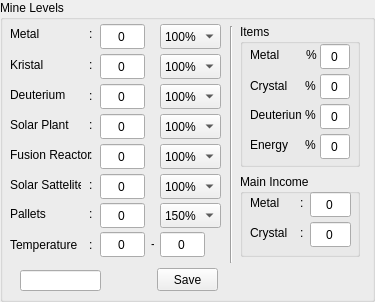
   <widget class="QGroupBox" name="groupBoxPlanet">
    <property name="geometry">
     <rect>
      <x>202</x>
      <y>173</y>
      <width>375</width>
      <height>302</height>
     </rect>
    </property>
    <property name="title">
     <string>Mine Levels</string>
    </property>
    <widget class="QLabel" name="label_7">
     <property name="geometry">
      <rect>
       <x>10</x>
       <y>26</y>
       <width>71</width>
       <height>16</height>
      </rect>
     </property>
     <property name="text">
      <string>Metal</string>
     </property>
    </widget>
    <widget class="QLineEdit" name="lineEditMetal">
     <property name="geometry">
      <rect>
       <x>100</x>
       <y>24</y>
       <width>45</width>
       <height>25</height>
      </rect>
     </property>
     <property name="text">
      <string>0</string>
     </property>
     <property name="alignment">
      <set>Qt::AlignCenter</set>
     </property>
    </widget>
    <widget class="QLabel" name="label_8">
     <property name="geometry">
      <rect>
       <x>89</x>
       <y>26</y>
       <width>8</width>
       <height>16</height>
      </rect>
     </property>
     <property name="text">
      <string>:</string>
     </property>
    </widget>
    <widget class="QLabel" name="label_14">
     <property name="geometry">
      <rect>
       <x>10</x>
       <y>57</y>
       <width>71</width>
       <height>16</height>
      </rect>
     </property>
     <property name="text">
      <string>Kristal</string>
     </property>
    </widget>
    <widget class="QLineEdit" name="lineEditCrystal">
     <property name="geometry">
      <rect>
       <x>100</x>
       <y>54</y>
       <width>45</width>
       <height>25</height>
      </rect>
     </property>
     <property name="text">
      <string>0</string>
     </property>
     <property name="alignment">
      <set>Qt::AlignCenter</set>
     </property>
    </widget>
    <widget class="QLabel" name="label_15">
     <property name="geometry">
      <rect>
       <x>89</x>
       <y>57</y>
       <width>8</width>
       <height>16</height>
      </rect>
     </property>
     <property name="text">
      <string>:</string>
     </property>
    </widget>
    <widget class="QLineEdit" name="lineEditDeuterium">
     <property name="geometry">
      <rect>
       <x>100</x>
       <y>84</y>
       <width>45</width>
       <height>25</height>
      </rect>
     </property>
     <property name="text">
      <string>0</string>
     </property>
     <property name="alignment">
      <set>Qt::AlignCenter</set>
     </property>
    </widget>
    <widget class="QLabel" name="label_16">
     <property name="geometry">
      <rect>
       <x>89</x>
       <y>88</y>
       <width>8</width>
       <height>16</height>
      </rect>
     </property>
     <property name="text">
      <string>:</string>
     </property>
    </widget>
    <widget class="QLabel" name="label_18">
     <property name="geometry">
      <rect>
       <x>10</x>
       <y>87</y>
       <width>71</width>
       <height>16</height>
      </rect>
     </property>
     <property name="text">
      <string>Deuterium</string>
     </property>
    </widget>
    <widget class="QLineEdit" name="lineEditSolarPlant">
     <property name="geometry">
      <rect>
       <x>100</x>
       <y>114</y>
       <width>45</width>
       <height>25</height>
      </rect>
     </property>
     <property name="text">
      <string>0</string>
     </property>
     <property name="alignment">
      <set>Qt::AlignCenter</set>
     </property>
    </widget>
    <widget class="QLabel" name="label_19">
     <property name="geometry">
      <rect>
       <x>10</x>
       <y>117</y>
       <width>71</width>
       <height>16</height>
      </rect>
     </property>
     <property name="text">
      <string>Solar Plant</string>
     </property>
    </widget>
    <widget class="QLabel" name="label_20">
     <property name="geometry">
      <rect>
       <x>89</x>
       <y>117</y>
       <width>8</width>
       <height>16</height>
      </rect>
     </property>
     <property name="text">
      <string>:</string>
     </property>
    </widget>
    <widget class="QLineEdit" name="lineEditFusionReactor">
     <property name="geometry">
      <rect>
       <x>100</x>
       <y>144</y>
       <width>45</width>
       <height>25</height>
      </rect>
     </property>
     <property name="text">
      <string>0</string>
     </property>
     <property name="alignment">
      <set>Qt::AlignCenter</set>
     </property>
    </widget>
    <widget class="QLabel" name="label_22">
     <property name="geometry">
      <rect>
       <x>10</x>
       <y>147</y>
       <width>81</width>
       <height>16</height>
      </rect>
     </property>
     <property name="text">
      <string>Fusion Reactor</string>
     </property>
    </widget>
    <widget class="QLabel" name="label_24">
     <property name="geometry">
      <rect>
       <x>89</x>
       <y>147</y>
       <width>8</width>
       <height>16</height>
      </rect>
     </property>
     <property name="text">
      <string>:</string>
     </property>
    </widget>
    <widget class="QLineEdit" name="lineEditSolarSattelite">
     <property name="geometry">
      <rect>
       <x>100</x>
       <y>174</y>
       <width>45</width>
       <height>25</height>
      </rect>
     </property>
     <property name="text">
      <string>0</string>
     </property>
     <property name="alignment">
      <set>Qt::AlignCenter</set>
     </property>
    </widget>
    <widget class="QLabel" name="label_25">
     <property name="geometry">
      <rect>
       <x>10</x>
       <y>177</y>
       <width>71</width>
       <height>16</height>
      </rect>
     </property>
     <property name="text">
      <string>Solar Sattelite</string>
     </property>
    </widget>
    <widget class="QLabel" name="label_26">
     <property name="geometry">
      <rect>
       <x>89</x>
       <y>177</y>
       <width>8</width>
       <height>16</height>
      </rect>
     </property>
     <property name="text">
      <string>:</string>
     </property>
    </widget>
    <widget class="QLabel" name="label_27">
     <property name="geometry">
      <rect>
       <x>10</x>
       <y>237</y>
       <width>71</width>
       <height>16</height>
      </rect>
     </property>
     <property name="text">
      <string>Temperature</string>
     </property>
    </widget>
    <widget class="QLabel" name="label_28">
     <property name="geometry">
      <rect>
       <x>89</x>
       <y>237</y>
       <width>8</width>
       <height>16</height>
      </rect>
     </property>
     <property name="text">
      <string>:</string>
     </property>
    </widget>
    <widget class="QLineEdit" name="lineEditTemperatureMin">
     <property name="geometry">
      <rect>
       <x>100</x>
       <y>232</y>
       <width>45</width>
       <height>25</height>
      </rect>
     </property>
     <property name="text">
      <string>0</string>
     </property>
     <property name="alignment">
      <set>Qt::AlignCenter</set>
     </property>
    </widget>
    <widget class="Line" name="line_2">
     <property name="geometry">
      <rect>
       <x>230</x>
       <y>26</y>
       <width>3</width>
       <height>237</height>
      </rect>
     </property>
     <property name="orientation">
      <enum>Qt::Vertical</enum>
     </property>
    </widget>
    <widget class="QGroupBox" name="groupBox_3">
     <property name="geometry">
      <rect>
       <x>240</x>
       <y>24</y>
       <width>120</width>
       <height>143</height>
      </rect>
     </property>
     <property name="title">
      <string>Items</string>
     </property>
     <widget class="QLineEdit" name="lineEditMetalItem">
      <property name="geometry">
       <rect>
        <x>80</x>
        <y>20</y>
        <width>30</width>
        <height>25</height>
       </rect>
      </property>
      <property name="text">
       <string>0</string>
      </property>
      <property name="alignment">
       <set>Qt::AlignCenter</set>
      </property>
     </widget>
     <widget class="QLabel" name="label_33">
      <property name="geometry">
       <rect>
        <x>10</x>
        <y>23</y>
        <width>31</width>
        <height>16</height>
       </rect>
      </property>
      <property name="text">
       <string>Metal</string>
      </property>
     </widget>
     <widget class="QLabel" name="label_35">
      <property name="geometry">
       <rect>
        <x>10</x>
        <y>54</y>
        <width>41</width>
        <height>16</height>
       </rect>
      </property>
      <property name="text">
       <string>Crystal</string>
      </property>
     </widget>
     <widget class="QLabel" name="label_36">
      <property name="geometry">
       <rect>
        <x>10</x>
        <y>83</y>
        <width>51</width>
        <height>16</height>
       </rect>
      </property>
      <property name="text">
       <string>Deuterium</string>
      </property>
     </widget>
     <widget class="QLabel" name="label_37">
      <property name="geometry">
       <rect>
        <x>10</x>
        <y>113</y>
        <width>51</width>
        <height>16</height>
       </rect>
      </property>
      <property name="text">
       <string>Energy</string>
      </property>
     </widget>
     <widget class="QLineEdit" name="lineEditCrystalItem">
      <property name="geometry">
       <rect>
        <x>80</x>
        <y>50</y>
        <width>30</width>
        <height>25</height>
       </rect>
      </property>
      <property name="text">
       <string>0</string>
      </property>
      <property name="alignment">
       <set>Qt::AlignCenter</set>
      </property>
     </widget>
     <widget class="QLineEdit" name="lineEditDeuteriumItem">
      <property name="geometry">
       <rect>
        <x>80</x>
        <y>80</y>
        <width>30</width>
        <height>25</height>
       </rect>
      </property>
      <property name="text">
       <string>0</string>
      </property>
      <property name="alignment">
       <set>Qt::AlignCenter</set>
      </property>
     </widget>
     <widget class="QLineEdit" name="lineEditEnergyItem">
      <property name="geometry">
       <rect>
        <x>80</x>
        <y>110</y>
        <width>30</width>
        <height>25</height>
       </rect>
      </property>
      <property name="text">
       <string>0</string>
      </property>
      <property name="alignment">
       <set>Qt::AlignCenter</set>
      </property>
     </widget>
     <widget class="QLabel" name="label_45">
      <property name="geometry">
       <rect>
        <x>66</x>
        <y>23</y>
        <width>12</width>
        <height>16</height>
       </rect>
      </property>
      <property name="text">
       <string>%</string>
      </property>
     </widget>
     <widget class="QLabel" name="label_46">
      <property name="geometry">
       <rect>
        <x>65</x>
        <y>54</y>
        <width>12</width>
        <height>16</height>
       </rect>
      </property>
      <property name="text">
       <string>%</string>
      </property>
     </widget>
     <widget class="QLabel" name="label_47">
      <property name="geometry">
       <rect>
        <x>65</x>
        <y>83</y>
        <width>12</width>
        <height>16</height>
       </rect>
      </property>
      <property name="text">
       <string>%</string>
      </property>
     </widget>
     <widget class="QLabel" name="label_48">
      <property name="geometry">
       <rect>
        <x>65</x>
        <y>113</y>
        <width>12</width>
        <height>16</height>
       </rect>
      </property>
      <property name="text">
       <string>%</string>
      </property>
     </widget>
    </widget>
    <widget class="QGroupBox" name="groupBox_4">
     <property name="geometry">
      <rect>
       <x>240</x>
       <y>174</y>
       <width>120</width>
       <height>83</height>
      </rect>
     </property>
     <property name="title">
      <string>Main Income</string>
     </property>
     <widget class="QLineEdit" name="lineEditCrystalIncome">
      <property name="geometry">
       <rect>
        <x>70</x>
        <y>48</y>
        <width>41</width>
        <height>25</height>
       </rect>
      </property>
      <property name="text">
       <string>0</string>
      </property>
      <property name="alignment">
       <set>Qt::AlignCenter</set>
      </property>
     </widget>
     <widget class="QLineEdit" name="lineEditMetalIncome">
      <property name="geometry">
       <rect>
        <x>70</x>
        <y>18</y>
        <width>41</width>
        <height>25</height>
       </rect>
      </property>
      <property name="text">
       <string>0</string>
      </property>
      <property name="alignment">
       <set>Qt::AlignCenter</set>
      </property>
     </widget>
     <widget class="QLabel" name="label_30">
      <property name="geometry">
       <rect>
        <x>10</x>
        <y>21</y>
        <width>31</width>
        <height>16</height>
       </rect>
      </property>
      <property name="text">
       <string>Metal</string>
      </property>
     </widget>
     <widget class="QLabel" name="label_29">
      <property name="geometry">
       <rect>
        <x>60</x>
        <y>21</y>
        <width>8</width>
        <height>16</height>
       </rect>
      </property>
      <property name="text">
       <string>:</string>
      </property>
     </widget>
     <widget class="QLabel" name="label_32">
      <property name="geometry">
       <rect>
        <x>10</x>
        <y>51</y>
        <width>41</width>
        <height>16</height>
       </rect>
      </property>
      <property name="text">
       <string>Crystal</string>
      </property>
     </widget>
     <widget class="QLabel" name="label_31">
      <property name="geometry">
       <rect>
        <x>60</x>
        <y>51</y>
        <width>8</width>
        <height>16</height>
       </rect>
      </property>
      <property name="text">
       <string>:</string>
      </property>
     </widget>
    </widget>
    <widget class="QPushButton" name="pushButtonSaveResources">
     <property name="geometry">
      <rect>
       <x>157</x>
       <y>268</y>
       <width>61</width>
       <height>23</height>
      </rect>
     </property>
     <property name="text">
      <string>Save</string>
     </property>
    </widget>
    <widget class="QComboBox" name="comboBoxMetal">
     <property name="geometry">
      <rect>
       <x>160</x>
       <y>24</y>
       <width>61</width>
       <height>25</height>
      </rect>
     </property>
     <item>
      <property name="text">
       <string>100%</string>
      </property>
     </item>
     <item>
      <property name="text">
       <string>90%</string>
      </property>
     </item>
     <item>
      <property name="text">
       <string>80%</string>
      </property>
     </item>
     <item>
      <property name="text">
       <string>70%</string>
      </property>
     </item>
     <item>
      <property name="text">
       <string>60%</string>
      </property>
     </item>
     <item>
      <property name="text">
       <string>50%</string>
      </property>
     </item>
     <item>
      <property name="text">
       <string>40%</string>
      </property>
     </item>
     <item>
      <property name="text">
       <string>30%</string>
      </property>
     </item>
     <item>
      <property name="text">
       <string>20%</string>
      </property>
     </item>
     <item>
      <property name="text">
       <string>10%</string>
      </property>
     </item>
     <item>
      <property name="text">
       <string>0%</string>
      </property>
     </item>
    </widget>
    <widget class="QComboBox" name="comboBoxCrystal">
     <property name="geometry">
      <rect>
       <x>160</x>
       <y>54</y>
       <width>61</width>
       <height>25</height>
      </rect>
     </property>
     <item>
      <property name="text">
       <string>100%</string>
      </property>
     </item>
     <item>
      <property name="text">
       <string>90%</string>
      </property>
     </item>
     <item>
      <property name="text">
       <string>80%</string>
      </property>
     </item>
     <item>
      <property name="text">
       <string>70%</string>
      </property>
     </item>
     <item>
      <property name="text">
       <string>60%</string>
      </property>
     </item>
     <item>
      <property name="text">
       <string>50%</string>
      </property>
     </item>
     <item>
      <property name="text">
       <string>40%</string>
      </property>
     </item>
     <item>
      <property name="text">
       <string>30%</string>
      </property>
     </item>
     <item>
      <property name="text">
       <string>20%</string>
      </property>
     </item>
     <item>
      <property name="text">
       <string>10%</string>
      </property>
     </item>
     <item>
      <property name="text">
       <string>0%</string>
      </property>
     </item>
    </widget>
    <widget class="QComboBox" name="comboBoxDeuterium">
     <property name="geometry">
      <rect>
       <x>160</x>
       <y>84</y>
       <width>61</width>
       <height>25</height>
      </rect>
     </property>
     <item>
      <property name="text">
       <string>100%</string>
      </property>
     </item>
     <item>
      <property name="text">
       <string>90%</string>
      </property>
     </item>
     <item>
      <property name="text">
       <string>80%</string>
      </property>
     </item>
     <item>
      <property name="text">
       <string>70%</string>
      </property>
     </item>
     <item>
      <property name="text">
       <string>60%</string>
      </property>
     </item>
     <item>
      <property name="text">
       <string>50%</string>
      </property>
     </item>
     <item>
      <property name="text">
       <string>40%</string>
      </property>
     </item>
     <item>
      <property name="text">
       <string>30%</string>
      </property>
     </item>
     <item>
      <property name="text">
       <string>20%</string>
      </property>
     </item>
     <item>
      <property name="text">
       <string>10%</string>
      </property>
     </item>
     <item>
      <property name="text">
       <string>0%</string>
      </property>
     </item>
    </widget>
    <widget class="QComboBox" name="comboBoxSolarPlant">
     <property name="geometry">
      <rect>
       <x>160</x>
       <y>114</y>
       <width>61</width>
       <height>25</height>
      </rect>
     </property>
     <item>
      <property name="text">
       <string>100%</string>
      </property>
     </item>
     <item>
      <property name="text">
       <string>90%</string>
      </property>
     </item>
     <item>
      <property name="text">
       <string>80%</string>
      </property>
     </item>
     <item>
      <property name="text">
       <string>70%</string>
      </property>
     </item>
     <item>
      <property name="text">
       <string>60%</string>
      </property>
     </item>
     <item>
      <property name="text">
       <string>50%</string>
      </property>
     </item>
     <item>
      <property name="text">
       <string>40%</string>
      </property>
     </item>
     <item>
      <property name="text">
       <string>30%</string>
      </property>
     </item>
     <item>
      <property name="text">
       <string>20%</string>
      </property>
     </item>
     <item>
      <property name="text">
       <string>10%</string>
      </property>
     </item>
     <item>
      <property name="text">
       <string>0%</string>
      </property>
     </item>
    </widget>
    <widget class="QComboBox" name="comboBoxFusionReactor">
     <property name="geometry">
      <rect>
       <x>160</x>
       <y>144</y>
       <width>61</width>
       <height>25</height>
      </rect>
     </property>
     <item>
      <property name="text">
       <string>100%</string>
      </property>
     </item>
     <item>
      <property name="text">
       <string>90%</string>
      </property>
     </item>
     <item>
      <property name="text">
       <string>80%</string>
      </property>
     </item>
     <item>
      <property name="text">
       <string>70%</string>
      </property>
     </item>
     <item>
      <property name="text">
       <string>60%</string>
      </property>
     </item>
     <item>
      <property name="text">
       <string>50%</string>
      </property>
     </item>
     <item>
      <property name="text">
       <string>40%</string>
      </property>
     </item>
     <item>
      <property name="text">
       <string>30%</string>
      </property>
     </item>
     <item>
      <property name="text">
       <string>20%</string>
      </property>
     </item>
     <item>
      <property name="text">
       <string>10%</string>
      </property>
     </item>
     <item>
      <property name="text">
       <string>0%</string>
      </property>
     </item>
    </widget>
    <widget class="QLineEdit" name="lineEditPlanetID">
     <property name="geometry">
      <rect>
       <x>20</x>
       <y>270</y>
       <width>81</width>
       <height>21</height>
      </rect>
     </property>
     <property name="alignment">
      <set>Qt::AlignCenter</set>
     </property>
    </widget>
    <widget class="QComboBox" name="comboBoxSolarSattelite">
     <property name="geometry">
      <rect>
       <x>160</x>
       <y>174</y>
       <width>61</width>
       <height>25</height>
      </rect>
     </property>
     <item>
      <property name="text">
       <string>100%</string>
      </property>
     </item>
     <item>
      <property name="text">
       <string>90%</string>
      </property>
     </item>
     <item>
      <property name="text">
       <string>80%</string>
      </property>
     </item>
     <item>
      <property name="text">
       <string>70%</string>
      </property>
     </item>
     <item>
      <property name="text">
       <string>60%</string>
      </property>
     </item>
     <item>
      <property name="text">
       <string>50%</string>
      </property>
     </item>
     <item>
      <property name="text">
       <string>40%</string>
      </property>
     </item>
     <item>
      <property name="text">
       <string>30%</string>
      </property>
     </item>
     <item>
      <property name="text">
       <string>20%</string>
      </property>
     </item>
     <item>
      <property name="text">
       <string>10%</string>
      </property>
     </item>
     <item>
      <property name="text">
       <string>0%</string>
      </property>
     </item>
    </widget>
    <widget class="QLineEdit" name="lineEditTemperatureMax">
     <property name="geometry">
      <rect>
       <x>160</x>
       <y>232</y>
       <width>45</width>
       <height>25</height>
      </rect>
     </property>
     <property name="inputMask">
      <string/>
     </property>
     <property name="text">
      <string>0</string>
     </property>
     <property name="alignment">
      <set>Qt::AlignCenter</set>
     </property>
    </widget>
    <widget class="QLabel" name="label_41">
     <property name="geometry">
      <rect>
       <x>151</x>
       <y>236</y>
       <width>3</width>
       <height>16</height>
      </rect>
     </property>
     <property name="text">
      <string>-</string>
     </property>
    </widget>
    <widget class="QComboBox" name="comboBoxPalletsSpeed">
     <property name="geometry">
      <rect>
       <x>160</x>
       <y>203</y>
       <width>61</width>
       <height>25</height>
      </rect>
     </property>
     <item>
      <property name="text">
       <string>150%</string>
      </property>
     </item>
     <item>
      <property name="text">
       <string>140%</string>
      </property>
     </item>
     <item>
      <property name="text">
       <string>130%</string>
      </property>
     </item>
     <item>
      <property name="text">
       <string>120%</string>
      </property>
     </item>
     <item>
      <property name="text">
       <string>110%</string>
      </property>
     </item>
     <item>
      <property name="text">
       <string>100%</string>
      </property>
     </item>
     <item>
      <property name="text">
       <string>90%</string>
      </property>
     </item>
     <item>
      <property name="text">
       <string>80%</string>
      </property>
     </item>
     <item>
      <property name="text">
       <string>70%</string>
      </property>
     </item>
     <item>
      <property name="text">
       <string>60%</string>
      </property>
     </item>
     <item>
      <property name="text">
       <string>50%</string>
      </property>
     </item>
     <item>
      <property name="text">
       <string>40%</string>
      </property>
     </item>
     <item>
      <property name="text">
       <string>30%</string>
      </property>
     </item>
     <item>
      <property name="text">
       <string>20%</string>
      </property>
     </item>
     <item>
      <property name="text">
       <string>10%</string>
      </property>
     </item>
     <item>
      <property name="text">
       <string>0%</string>
      </property>
     </item>
    </widget>
    <widget class="QLabel" name="label_pallets">
     <property name="geometry">
      <rect>
       <x>10</x>
       <y>206</y>
       <width>71</width>
       <height>16</height>
      </rect>
     </property>
     <property name="text">
      <string>Pallets</string>
     </property>
    </widget>
    <widget class="QLineEdit" name="lineEditPallets">
     <property name="geometry">
      <rect>
       <x>100</x>
       <y>203</y>
       <width>45</width>
       <height>25</height>
      </rect>
     </property>
     <property name="text">
      <string>0</string>
     </property>
     <property name="alignment">
      <set>Qt::AlignCenter</set>
     </property>
    </widget>
    <widget class="QLabel" name="label_43">
     <property name="geometry">
      <rect>
       <x>89</x>
       <y>206</y>
       <width>8</width>
       <height>16</height>
      </rect>
     </property>
     <property name="text">
      <string>:</string>
     </property>
    </widget>
   </widget>
